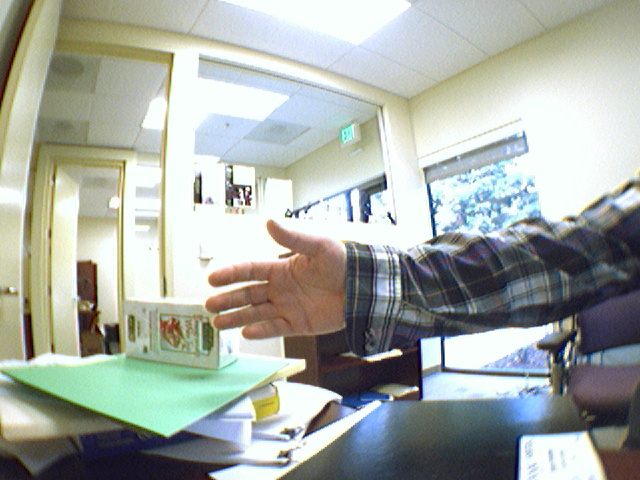
//> input picture data/OpticalFlow0.jpg, 640 x 480 px
$ ./imageROI ../../data/OpticalFlow0.jpg 100 100 100 100 3   (built with g++ and OpenCV 4)
//> lines starting //> are read from the running program, lines starting //| are printed output that depends on the picture
//
//  imageROI
//  LearningOpenCV
//
//  Created by YourtionGuo on 7/28/16.
//  Copyright © 2016 Yourtion. All rights reserved.
//

#include <iostream>
#include <highgui.h>
#include <cv.h>

// ./LearningOpenCV 0.jpg 10 10 500 300 100

int main(int argc, const char * argv[]) {
    IplImage* src;
    if( argc == 7 && ((src = cvLoadImage(argv[1],1)) != 0)) {
//> src is the input picture: 480 rows x 640 cols, CV_8UC3; mean B, G, R 164.4, 171.2, 165.4
        int x = atoi(argv[2]);
//> x = 100
        int y = atoi(argv[3]);
//> y = 100
        int width = atoi(argv[4]);
//> width = 100
        int height = atoi(argv[5]);
//> height = 100
        int add = atoi(argv[6]);
//> add = 3
        cvSetImageROI(src, cvRect(x, y, width, height));
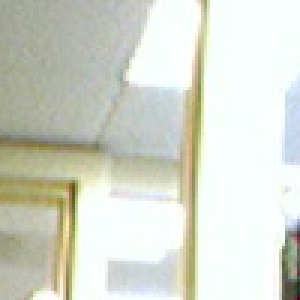
//> src: 100 rows x 100 cols, CV_8UC3 (shown 3 times larger); mean B, G, R 204.5, 216.6, 213.1
        cvAddS(src, cvScalar(add), src);
        cvResetImageROI(src);
//> src: 480 rows x 640 cols, CV_8UC3
        cvNamedWindow( "ROI_Add", 1 );
        cvShowImage( "ROI_Add", src );
        cvWaitKey();
    }
    return 0;
}

$ run again, on data/baboon.jpg
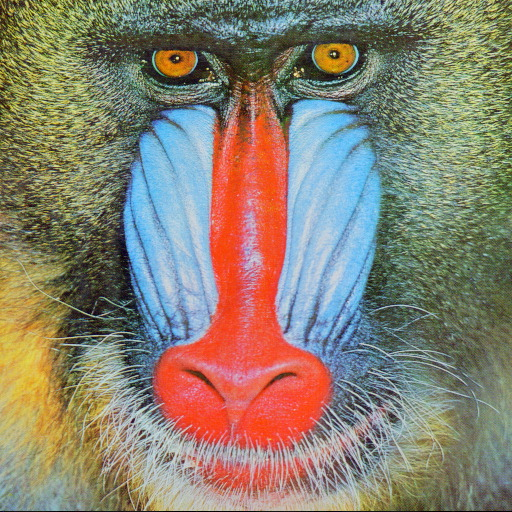
//> input picture data/baboon.jpg, 512 x 512 px
//> src is the input picture: 512 rows x 512 cols, CV_8UC3; mean B, G, R 112.9, 129.1, 137.1
//> x = 100
//> add = 3
//> `cvSetImageROI(src, cvRect(x, y, width, height));`:
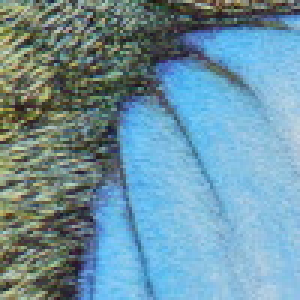
//> src: 100 rows x 100 cols, CV_8UC3 (shown 3 times larger); mean B, G, R 162.2, 147.1, 109.9

$ run again, on data/faceScene.jpg
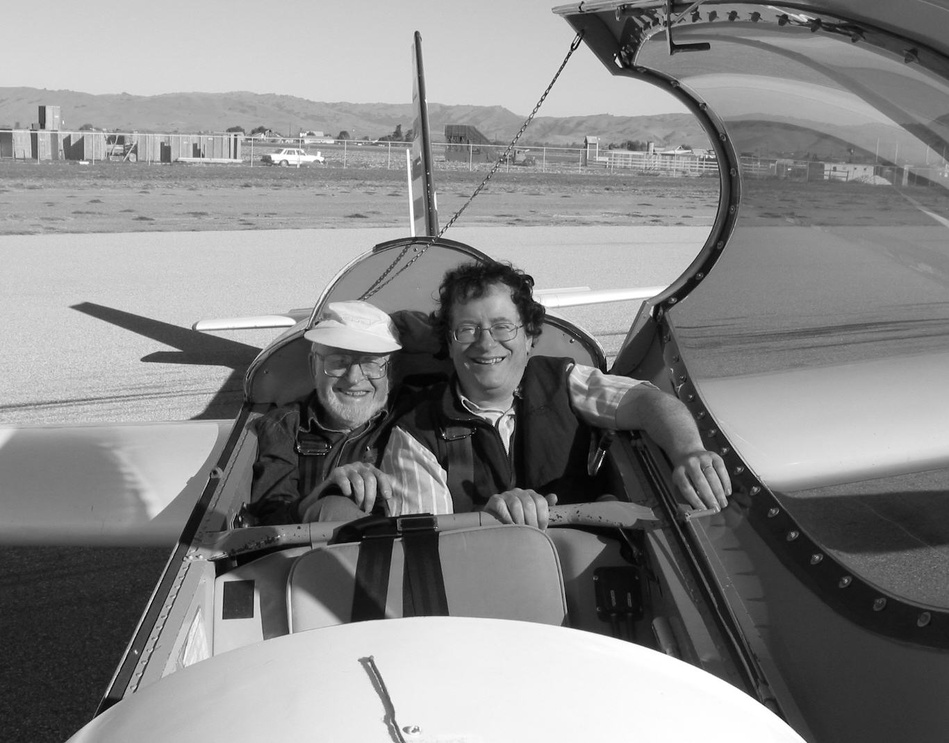
//> input picture data/faceScene.jpg, 949 x 743 px, shrunk from 1366 x 1070 before the run
//> src is the input picture: 743 rows x 949 cols, CV_8UC3; min 0, max 255, mean 135.5
//> x = 100
//> add = 3
//> `cvSetImageROI(src, cvRect(x, y, width, height));`:
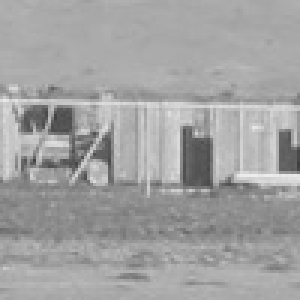
//> src: 100 rows x 100 cols, CV_8UC3 (shown 3 times larger); min 62, max 238, mean 161.9
